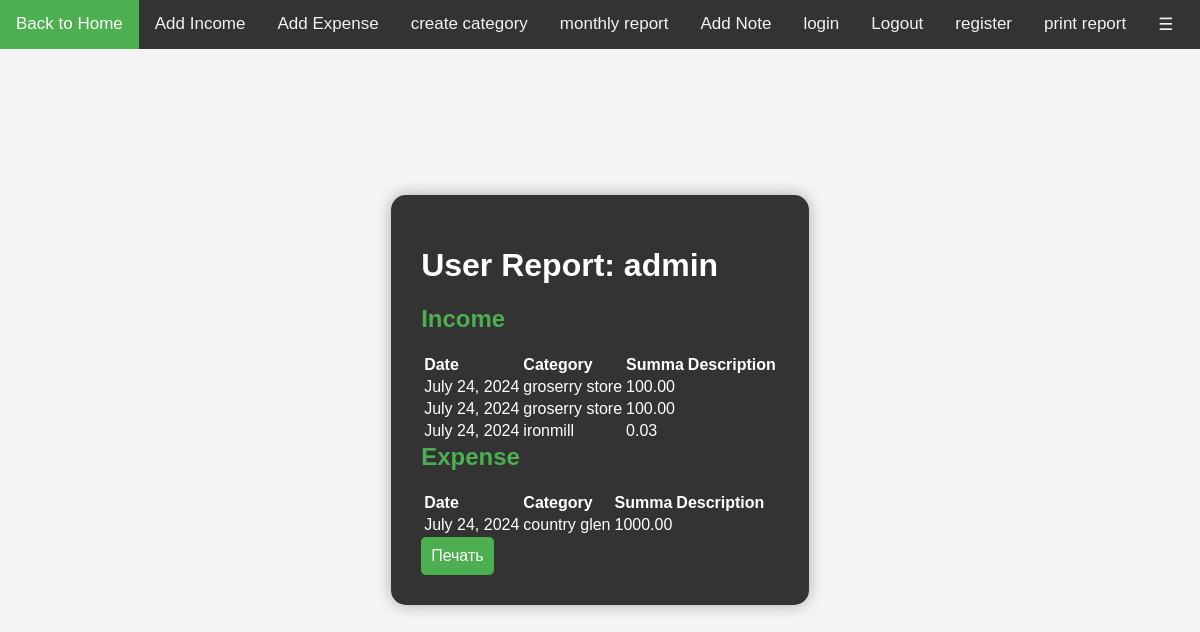
The app's page /print_report/ (signed in), older data.
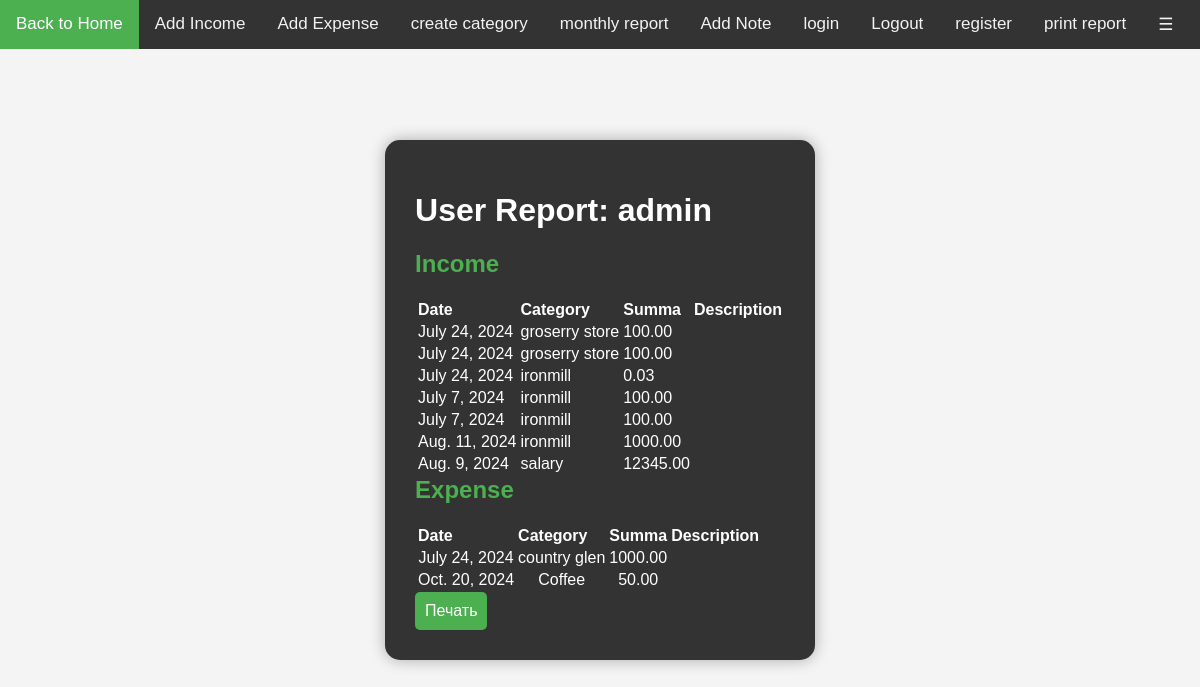
The same page, newer data.
### budget/models.py (models this page shows, shortened)
class Income(models.Model):
    user = models.ForeignKey(User, on_delete=models.CASCADE)
    amount = models.DecimalField(max_digits=10, decimal_places=2)
    date = models.DateField()
    category = models.ForeignKey(Category, on_delete=models.CASCADE)

class Category(models.Model):
    user = models.ForeignKey(User, on_delete=models.CASCADE, null=True, blank=True)
    name = models.CharField(max_length=100)

class Expense(models.Model):
    user = models.ForeignKey(User, on_delete=models.CASCADE)
    amount = models.DecimalField(max_digits=10, decimal_places=2)
    date = models.DateField()
    category = models.ForeignKey(Category, on_delete=models.CASCADE)

### budget/views.py (the view)
# urls.py: path('print_report/', views.print_report_view, name='print_report'),
@login_required
def print_report_view(request):
    user = request.user
    incomes = Income.objects.filter(user=user)
    expenses = Expense.objects.filter(user=user)
    category = Category.objects.filter(user=user)
    context = {
        'incomes': incomes,
        'expenses': expenses,
        'category': category,
    }
    return render(request, 'budget/print_report.html', context)

### templates/budget/print_report.html (shortened to what this page needs)
{% extends "base.html" %}
{% block container %}
<div >
    <h1>User Report: {{ user.username }}</h1>
    <div>
        <h2>Income</h2>
        <table>
            <thead>
                <tr>
                    <th>Date</th>
                    <th>Category</th>
                    <th>Summa</th>
                    <th>Description</th>
                </tr>
            </thead>
            <tbody >
                {% for income in incomes %}
                    <tr>
                        <td>{{ income.date }}</td>
                        <td>{{ income.category.name }}</td>
                        <td>{{ income.amount }}</td>
                        <td>{{ income.description }}</td>
                    </tr>
                {% endfor %}
            </tbody>
        </table>
    </div>
    <div>
        <h2>Expense</h2>
        <table>
            <thead>
                <tr>
                    <th>Date</th>
                    <th>Category</th>
                    <th>Summa</th>
                    <th>Description</th>
                </tr>
            </thead>
            <tbody style="text-align: center;">
                {% for expense in expenses %}
                    <tr>
                        <td>{{ expense.date }}</td>
                        <td>{{ expense.category.name }}</td>
                        <td>{{ expense.amount }}</td>
                        <td>{{ expense.description }}</td>
                    </tr>
                {% endfor %}
            </tbody>
        </table>
    </div>
    <div>
        <button onclick="window.print()">Печать</button>
    </div>
</div>
{% endblock container %}

### templates/base.html (shortened to what this page needs)
{% load static %}
<!DOCTYPE html>
<html lang="en">
<head>
    <link href="{% static 'style.css' %}" rel="stylesheet">
    <link href="{% static 'child_templates.css' %}" rel="stylesheet">
</head>
<body>
    <div class="navbar">
        <div class="nav-links">
            <a href="{% url 'index' %}" class="active">Back to Home</a>
            <a href="{% url 'add_income' %}">Add Income</a>
            <a href="{% url 'add_expense' %}">Add Expense</a>
            <a href="{% url 'create_category' %}">create category</a>
            <a href="{% url 'monthly_report' %}">monthly report</a>
            <a href="{% url 'add_note' %}">Add Note</a>
            <a href="{% url 'login' %}">login</a>
            <a href="{% url 'logout' %}">Logout</a>
            <a href="{% url 'register' %}">register</a>
            <a href="{% url 'print_report' %}">print report</a>
            <a href="{% url 'admin:index' %}" class="icon" onclick="toggleMenu()"> &#9776; </a>
        </div>
    </div>
    <div id="content">
        <div class="centered-block">
            {% block container %}{% endblock container %}
        </div>
    </div>
</body>
</html>

### static/style.css (style rules this page uses)
body { font-family: Arial, sans-serif; margin: 0; padding: 0; }
.navbar { overflow: hidden; background-color: #333; position: fixed; top: 0; width: 100%; z-index: 1000; }
.nav-links { display: flex; flex-direction: row; }
.nav-links a { display: block; color: #f2f2f2; text-align: center; padding: 14px 16px; text-decoration: none; font-size: 17px; }
.nav-links a.active { background-color: #4CAF50; color: white; }

### static/child_templates.css (style rules this page uses)
#content { font-family: Arial, sans-serif; margin: 0; padding: 0; background-color: #f4f4f4; display: flex; justify-content: center; align-items: center; height: 100vh; }
.centered-block { background-color: #333; border-radius: 15px; padding: 30px; box-shadow: 0 0 15px rgba(0, 0, 0, 0.3); color: white; text-align: left; }
.centered-block h2 { margin-top: 0; color: #4CAF50; }
button { padding: 10px; border: none; border-radius: 5px; background-color: #4CAF50; color: white; font-size: 16px; cursor: pointer; }

Row changes from the older to the newer data that the page shows:
added Income: date "July 7, 2024", category.name "ironmill", amount "100.00"
added Income: date "July 7, 2024", category.name "ironmill", amount "100.00"
added Income: date "Aug. 11, 2024", category.name "ironmill", amount "1000.00"
added Income: date "Aug. 9, 2024", category.name "salary", amount "12345.00"
added Expense: date "Oct. 20, 2024", category.name "Coffee", amount "50.00"
